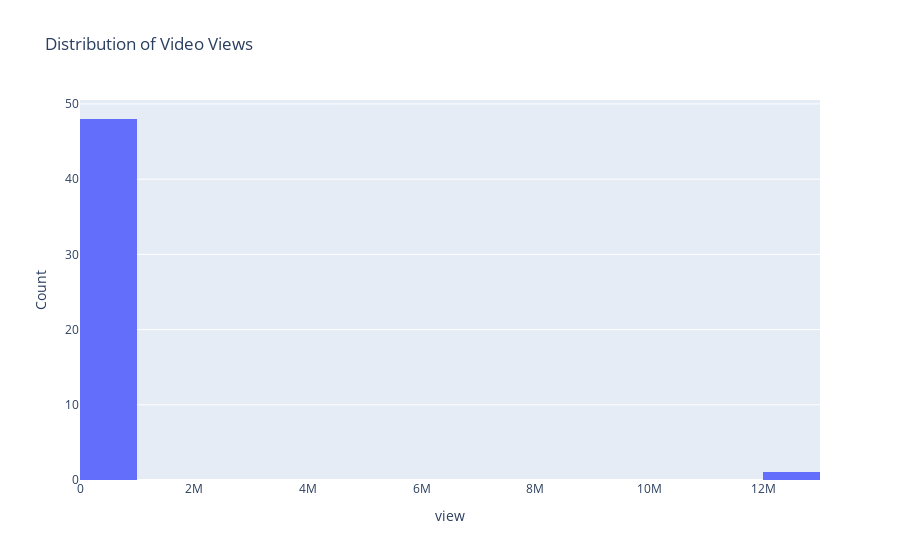

Here is the notebook cell this chart was saved with:
### Code cell
# Example: Histogram of views
plot_histogram_pl(channel_data, "view", title="Distribution of Video Views")

### Figure 1 — Plotly figure (JSON) as saved in the notebook; plotly's stock layout.template omitted (floating-point values rounded to 4 significant figures)
{"data": [{"type": "histogram", "x": [1246, 9455, 9596, 15296, 76690, 23782, 13928, 16940, 8870, 13025, 4155, 2168, 19393, 5918, 3755, 7716, 11775, 5140, 7172, 4735, 6452, 93427, 4671, 9478, 6723, 70246, 7544, 6365, 8118, 41436, 23066, 21425, 39523, 32453, 22977, 18792, 25018, 34508, 106898, 151063, 20355, 140821, 94150, 17087, 295728, 15309, 153696, 175487, 12886043]}], "layout": {"title": {"text": "Distribution of Video Views"}, "xaxis": {"title": {"text": "view"}}, "yaxis": {"title": {"text": "Count"}}}}
